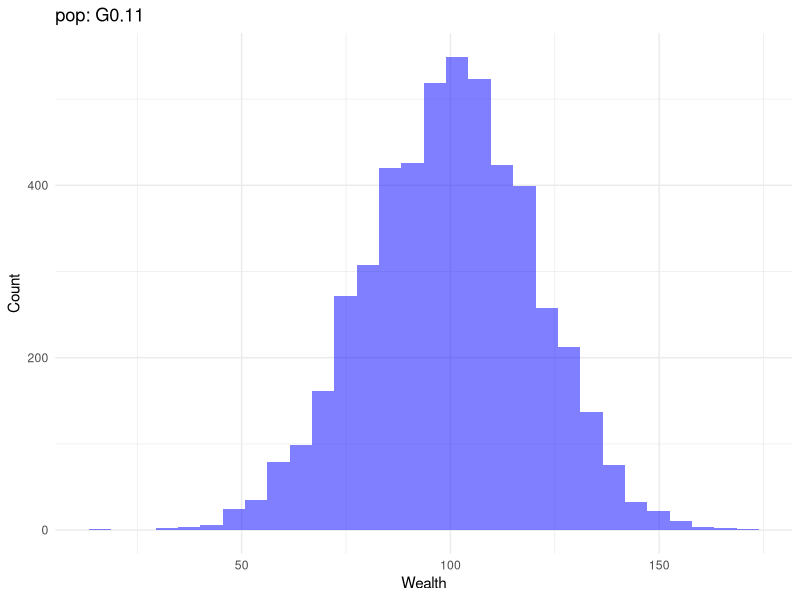

Reproduce this figure in R.
## ---- chunk 1
N<- 5000 # define N as default population size

MU<- 100 # define MU as the default population mean

population <- rnorm(N, mean = MU, sd = MU/5) # define the dataframe "population" as a normally distributed set of size "N" (5000) with a mean "M" (100$) and a sd of "MU/5" (20$) 

##what datastructur is this?
## ---- chunk 2
gini<- function(y) { 
# measure of equality (0=equality, 1=inequality) applied for wealth [usually for income]
y<- sort(y) #puts vector (wealth) of the dataframe in order
n<- length(y) #assess the lenght of the vector (individuals) in the dataframe 
## Question does length define the number of individuals?
numer<- 2*sum((1:n)*y)#defines the numerator of the formular
#sum(start value:end value)
#summs the sorted vecotr (wealth) of the dataframe and multiplies by 2

denom<- n*sum(y)#defines the denominator of the formular
#multiplies the number of participants by the sum of the wealth  

return ((numer/denom)-(n+1)/n)
#puts the formula together
}
## ---- chunk 3
gini(population)
## ---- chunk 4
#install.packages("ggplot2")
library(ggplot2)
hist_custom<- function(popuation, label = 'pop',...) {
label <- paste0(label,": G", round(gini(population), 2))
# add and calculate the little gini coefficient in the top right corner

population_df<- data.frame(population = population)
#

ggplot(population_df, aes(x = population))+
  geom_histogram(bin=30,fill='blue',alpha=0.5,...)+
  labs(title=label,x='Wealth',y='Count')+
  theme_minimal()+
  theme(legend.position="none")
}
## ---- chunk 5
hist_custom(population)
## ---- chunk 6
random_split<- function(A, B) {
  pot<- A+B #sum the wealth of the agent A and B
  share<- runif(1,min=0,max=pot)
  #define conditions for sharing (here all possible conditions)
  return(c(share,pot-share))
  #put formula together
  #one recives the share one the remaining wealth
  
  #A and B are undefined, insert their wealth to run the function
}
## ---- chunk 7
random_split(100, 100)
## ---- chunk 8
anyone <- function(N) {
  i <- sample(1:(N), 1)
  j <- sample(setdiff(1:(N), i), 1)  # Ensures i and j are different
### ERROR correction: ensures i and j are not the same value
### ERROR correction: ensures that i and j can not be 0
  return (c(i, j))
}
## ---- chunk 9
anyone(N)
## ---- chunk 10
transaction<- random_split
interaction<- anyone

step<-function(population)
  {
  #translate the defined functions into meaningfull names
  i_j<- interaction(length(population))
  i<- i_j[[1]]
  j<- i_j[[2]]
  ##ERROR fixed: doube bracket needed???
  #draw two agents called i & j
  population[c(i, j)]<- transaction(population[i],population[j])
  #run the transaction between the two agents (adjust their wealth according to the transaction)
  return (population)
}

simulate<- function(population,T) 
{
   #simulate the interactions over T iterations
  ##T needs to be defined whenever using the funktion
  pop_copy<- population
  #create a copy of population
  
  result<- list(pop_copy)
  ## to generate an initial overview of the wealth of all actors
  
  for (t in 1:T)
  {
    pop_copy<- step(pop_copy)
    #overwrite pop_copy with the result of step
    result[[t+1]]<- pop_copy
    #generate an output for every iteration of the simulation
  }
  return (result)
}
## ---- chunk 11
testpopulation<- rep(100,4)
#create testpopulation of 4 individuals, with 100$ each

result<- simulate(testpopulation, 8)
#simulate the population over 8 steps

for(testpopulation in result)
{
  print(testpopulation)
}
## ---- chunk 12
testpopulation <- rep(100, 4)  # Initial population
max_iter<- 100

result <- simulate(testpopulation, max_iter)  # Running the simulation

# Loop to print testpopulation for each iteration, starting the iteration count from 0
#for (iteration in 0:(length(result) - 1)) {
for (print in 0:10){
  tenth_iter<-max_iter/10
  ##print values for iteration 0 to 10
  cat(tenth_iter * print, " ")
  ## cat = print
  ## print = print iteration nr. 1
  ## * Iter/10 = for every 10th of the total nr of iterations
  cat(result[[tenth_iter * print +1]], "\n")
  ## [[]] necessary for printing lists
  ## result = the result of simulate (matrix of all values for all iterations)
  ## formal writing: result[t] is how the population is at iteration t
  ## "\n" = new line
  }
## ---- chunk 13
testpopulation <- rep(100, 4)  # Initial population
max_iter<- 100

result <- simulate(testpopulation, max_iter)  # Running the simulation

for (print in 0:10){
  tenth_iter<-max_iter/10
  cat(tenth_iter * print, " ")
  pop<-result[[tenth_iter * print +1]]
  sorted_pop<- sort(pop)
  #list that was the result before
  cat(sorted_pop, "\n")
  }
## ---- chunk 14
max_person<-1000
testpopulation <- rep(100, max_person)  # Initial population
max_iter<- 10000
percentiles<- c(1, 10, 50, 90, 99)

result <- simulate(testpopulation, max_iter)  # Running the simulation

for (print in 0:10){
  tenth_iter<-max_iter/10
  cat(tenth_iter * print, " ")
  agent<-max_person/100*percentiles
  #lists the person corresponding to the right percentile for the population
  pop<-result[[tenth_iter * print +1]]
  sorted_pop<- sort(pop)
  #the sorted population we printed before
  for (X in agent) {
    #loop through variable agent and exert it for every value (percentiles)
    cat(as.integer(sorted_pop[[X]]), " ")
    #as.integer=sould be a full number (integer)
    #exert the operation: print the wealth of the person X
  }
  cat("\n")
}
## ---- chunk 15
max_person<-1000
testpopulation <- rep(100, max_person)  # Initial population
max_iter<- 10000
percentiles<- c(1, 10, 50, 90, 99)

result <- simulate(testpopulation, max_iter)  # Running the simulation

cat("iter    gini    1%    10%    50%    90%    99% \n")
#creates header
for (tenth_number in 0:10){
  #the number from 0 to 10
  tenth_iter<-max_iter/10
  cat(tenth_iter * tenth_number, " ")
  agent<-max_person/100*percentiles
  #lists the person corresponding to the right percentile for the population
  pop<-result[[tenth_iter * tenth_number +1]]
  sorted_pop<- sort(pop)
  #the sorted population we printed before
  cat(round(gini(pop), 2)," ")
  # prints gini coefficient for every tenth iteration
  cat(round(sd(pop), 1)," ")
  for (X in agent) {
    #loop through variable agent and exert it for every value (percentiles)
    cat(as.integer(sorted_pop[[X]]), " ")
    #as.integer=sould be a full number (integer)
    #exert the operation: print the wealth of the person X
  }
  cat("\n")
  }
## ---- chunk 16
show(population)
